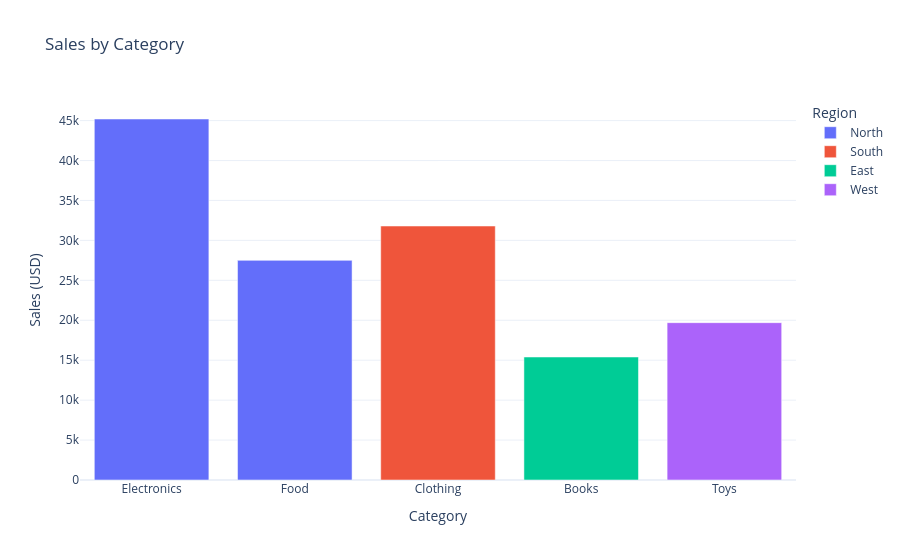

The cell this chart's notebook holds for it:
### Markdown cell above
### Exercise

Create an **interactive bar chart** using `plotly.express` that:

1. x-axis is `"Category"`, y-axis is `"Sales"`
2. Color each bar by `"Region"`
3. Title: `"Sales by Category"`
4. Label x-axis `"Category"`, y-axis `"Sales (USD)"` using `labels` parameter
5. Use template `"plotly_white"`

> Hint: Check [`plotly.com/python/bar-charts/`](https://plotly.com/python/bar-charts/) — 
> Plotly Express uses `px.bar()` and most things go **directly as parameters**, 
> no `update_traces` needed!

### Code cell
import pandas as pd
import plotly.express as px

df = pd.DataFrame({
    "Category": ["Electronics", "Clothing", "Food", "Books", "Toys"],
    "Sales": [45200, 31800, 27500, 15400, 19700],
    "Region": ["North", "South", "North", "East", "West"]
})

fig = px.bar(
    df,
    x="Category",
    y="Sales",
    color="Region",
    title="Sales by Category",
    labels={"Sales": "Sales (USD)", "Category": "Category"},
    template="plotly_white"
)

fig.show()

### Figure 1 — Plotly figure (JSON) as saved in the notebook; plotly's stock layout.template omitted (floating-point values rounded to 4 significant figures)
{"data": [{"hovertemplate": "Region=North<br>Category=%{x}<br>Sales (USD)=%{y}<extra></extra>", "legendgroup": "North", "marker": {"color": "#636efa", "pattern": {"shape": ""}}, "name": "North", "orientation": "v", "showlegend": true, "textposition": "auto", "type": "bar", "x": ["Electronics", "Food"], "xaxis": "x", "y": [45200, 27500], "yaxis": "y"}, {"hovertemplate": "Region=South<br>Category=%{x}<br>Sales (USD)=%{y}<extra></extra>", "legendgroup": "South", "marker": {"color": "#EF553B", "pattern": {"shape": ""}}, "name": "South", "orientation": "v", "showlegend": true, "textposition": "auto", "type": "bar", "x": ["Clothing"], "xaxis": "x", "y": [31800], "yaxis": "y"}, {"hovertemplate": "Region=East<br>Category=%{x}<br>Sales (USD)=%{y}<extra></extra>", "legendgroup": "East", "marker": {"color": "#00cc96", "pattern": {"shape": ""}}, "name": "East", "orientation": "v", "showlegend": true, "textposition": "auto", "type": "bar", "x": ["Books"], "xaxis": "x", "y": [15400], "yaxis": "y"}, {"hovertemplate": "Region=West<br>Category=%{x}<br>Sales (USD)=%{y}<extra></extra>", "legendgroup": "West", "marker": {"color": "#ab63fa", "pattern": {"shape": ""}}, "name": "West", "orientation": "v", "showlegend": true, "textposition": "auto", "type": "bar", "x": ["Toys"], "xaxis": "x", "y": [19700], "yaxis": "y"}], "layout": {"barmode": "relative", "legend": {"title": {"text": "Region"}, "tracegroupgap": 0}, "title": {"text": "Sales by Category"}, "xaxis": {"anchor": "y", "domain": [0, 1], "title": {"text": "Category"}}, "yaxis": {"anchor": "x", "domain": [0, 1], "title": {"text": "Sales (USD)"}}}}
